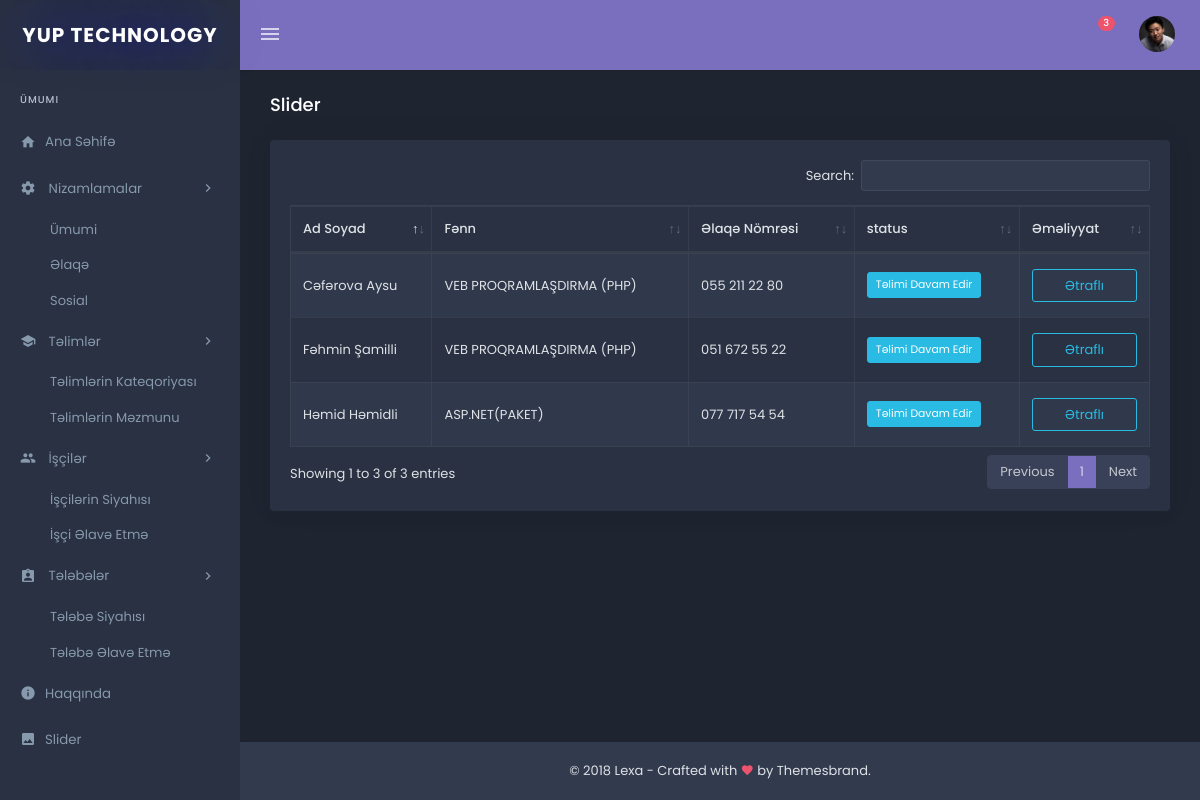
The app's page /admin/vertical-dark/telebeler.php with its own data.
### tables this page shows
CREATE TABLE `telebeler` (
  `id` int(22) UNSIGNED NOT NULL,
  `AdSoyad` varchar(150) NOT NULL,
  `sv_nomresi` varchar(20) NOT NULL,
  `tevellud` date NOT NULL,
  `uni` varchar(50) NOT NULL,
  `bas_tarix` date NOT NULL,
  `bitirdiyi_tarix` date DEFAULT NULL,
  `telim` varchar(100) NOT NULL,
  `muddeti` varchar(10) NOT NULL,
  `tel` varchar(50) NOT NULL,
  `email` varchar(150) NOT NULL,
  `unvan` varchar(250) NOT NULL,
  `Ferdi` enum('0','1') NOT NULL DEFAULT '0',
  `hef_ders_muddeti` varchar(10) NOT NULL,
  `endirim` int(2) NOT NULL,
  `muellim_rey` varchar(25) NOT NULL,
  `muellimi` varchar(50) NOT NULL,
  `sertifikat_nomresi` varchar(15) NOT NULL,
  `umumi_gosterivcisi` int(3) NOT NULL
);

### admin/settings/code/telebe.php (called while the page is built, shortened)
<?php
	$telebe = new Telebe();
	$telebeler = $telebe->Getir();
 ?>

### admin/settings/class/telebe.php (called while the page is built, shortened)
<?php
class Telebe{
	public function Getir()
	{
		global $db;
		$getir = $db->prepare("SELECT id,AdSoyad,telim,tel,bitirdiyi_tarix from telebeler");
		$getir->execute();
		$massiv = array();
		while ($sl_getir=$getir->fetch(PDO::FETCH_ASSOC)) {
			array_push($massiv,$sl_getir);
		}
		return $massiv;
	}
}
?>

### admin/vertical-dark/telebeler.php (the view, shortened to what this page needs)
<?php require_once 'header.php'; ?>
<?php require_once 'nav.php'; require_once '../settings/code/telebe.php'; ?>
<div class="content-page">
<div class="content">
   <div class="container-fluid">
      <div class="row">
         <div class="col-sm-12">
            <div class="page-title-box">
               <h4 class="page-title">Slider</h4>
            </div>
         </div>
      </div>
      <div class="row">
         <div class="col-12">
            <div class="card m-b-20">
               <div class="card-body">
                  <table id="datatable-buttons" class="table table-striped table-bordered dt-responsive nowrap" style="border-collapse: collapse; border-spacing: 0; width: 100%;">
                     <thead>
                        <tr>
                           <th>Ad Soyad</th>
                           <th>Fənn</th>
                           <th>Əlaqə Nömrəsi</th>
                           <th>status</th>
                           <th>Əməliyyat</th>
                        </tr>
                     </thead>
                     <tbody>
                        <?php for ($i=0; $i < count($telebeler) ; $i++) {  ?>
                        <tr>
                           <td><?= $telebeler[$i]['AdSoyad'] ?></td>
                           <td><?= $telebeler[$i]['telim'] ?></td>
                           <td><?= $telebeler[$i]['tel'] ?></td>
                           <td>
                              <?php if ($telebeler[$i]['bitirdiyi_tarix']==null): ?>
                                <a href="#"><button class="btn btn-info btn-sm">Təlimi Davam Edir</button></a>
                              <?php endif ?>
                           </td>
                           <td>
                             <a href="telebe-etrafli.php?etrafli=ok&id=<?= $telebeler[$i]['id'] ?>"><button class="btn btn-outline-info btn-block">Ətraflı</button></a>
                           </td>
                        </tr>
                        <?php } ?>
                     </tbody>
                  </table>
               </div>
            </div>
         </div>
      </div>
   </div>
</div>
<?php require_once 'footer.php'; ?>

### admin/vertical-dark/header.php (shortened to what this page needs)
<!DOCTYPE html>
<html lang="en">
<head>
   <?php
   require_once '../settings/class/isci.php';
   require_once '../settings/class/telebe.php';
   ?>
   <link rel="stylesheet" href="../plugins/morris/morris.css" />
   <link href="assets/css/bootstrap.min.css" rel="stylesheet" type="text/css" />
   <link href="assets/css/metismenu.min.css" rel="stylesheet" type="text/css" />
   <link href="../plugins/datatables/dataTables.bootstrap4.min.css" rel="stylesheet" type="text/css"/>
   <link href="../plugins/datatables/buttons.bootstrap4.min.css" rel="stylesheet" type="text/css"/>
   <link href="../plugins/datatables/responsive.bootstrap4.min.css" rel="stylesheet" type="text/css"/>
   <link href="assets/css/icons.css" rel="stylesheet" type="text/css" />
   <link href="assets/css/style.css" rel="stylesheet" type="text/css" />
</head>
<body>
   <div id="wrapper">
      <div class="topbar">
         <div class="topbar-left"><a href="index.php" class="logo"><span style="color: #FFF; text-shadow: 1px 1px 50px blue;"> Yup Technology </span></a></div>
         <nav class="navbar-custom">
            <ul class="navbar-right d-flex list-inline float-right mb-0">
               <li class="dropdown notification-list">
                  <a class="nav-link dropdown-toggle arrow-none waves-effect" data-toggle="dropdown" href="#" role="button" aria-haspopup="false" aria-expanded="false"><i class="ti-bell noti-icon"></i> <span class="badge badge-pill badge-danger noti-icon-badge">3</span></a>
               </li>
               <li class="dropdown notification-list">
                  <div class="dropdown notification-list nav-pro-img">
                     <a class="dropdown-toggle nav-link arrow-none waves-effect nav-user" data-toggle="dropdown" href="#" role="button" aria-haspopup="false" aria-expanded="false"><img src="assets/images/users/user-4.jpg" alt="user" class="rounded-circle"></a>
                     </div>
                  </li>
               </ul>
               <ul class="list-inline menu-left mb-0">
                  <li class="float-left"><button class="button-menu-mobile open-left waves-effect"><i class="mdi mdi-menu"></i></button></li>
               </ul>
            </nav>
         </div>

### admin/vertical-dark/nav.php (shortened to what this page needs)
<div class="left side-menu">
	<div class="slimscroll-menu" id="remove-scroll">
		<div id="sidebar-menu">
			<ul class="metismenu" id="side-menu">
				<li class="menu-title">Ümumi</li>
				<li><a href="index.php" class="waves-effect"><i class="mdi mdi-home"></i><span>Ana Səhifə</span></a></li>
				<li>
					<a href="javascript:void(0);" class="waves-effect"><i class="mdi mdi-settings"></i><span> Nizamlamalar <span class="float-right menu-arrow"><i class="mdi mdi-chevron-right"></i></span></span></a>
					<ul class="submenu">
						<li><a href="umumi-nizam.php">Ümumi</a></li>
						<li><a href="elaqe-nizam.php">Əlaqə</a></li>
						<li><a href="sosial-nizam.php">Sosial</a></li>
					</ul>
				</li>
				<li>
					<a href="javascript:void(0);" class="waves-effect"><i class="mdi mdi-school"></i><span> Təlimlər <span class="float-right menu-arrow"><i class="mdi mdi-chevron-right"></i></span></span></a>
					<ul class="submenu">
						<li><a href="telim-kateqoriyalari.php">Təlimlərin Kateqoriyası</a></li>
						<li><a href="telim-mezmunlari.php">Təlimlərin Məzmunu</a></li>
					</ul>
				</li>
				<li>
					<a href="javascript:void(0);" class="waves-effect"><i class="mdi mdi-account-multiple"></i><span> İşçilər <span class="float-right menu-arrow"><i class="mdi mdi-chevron-right"></i></span></span></a>
					<ul class="submenu">
						<li><a href="isciler.php">İşçilərin Siyahısı</a></li>
						<li><a href="isci-elave.php">İşçi Əlavə Etmə</a></li>
					</ul>
				</li>
				<li>
					<a href="javascript:void(0);" class="waves-effect"><i class="mdi mdi-clipboard-account"></i><span> Tələbələr <span class="float-right menu-arrow"><i class="mdi mdi-chevron-right"></i></span></span></a>
					<ul class="submenu">
						<li><a href="telebeler.php">Tələbə Siyahısı</a></li>
						<li><a href="telebe-elave.php">Tələbə Əlavə Etmə</a></li>
					</ul>
				</li>
				<li><a href="haqqinda.php" class="waves-effect"><i class="mdi mdi-information"></i><span>Haqqında</span></a></li>
				<li><a href="slider.php" class="waves-effect"><i class="mdi mdi-image"></i><span>Slider</span></a></li>
			</ul>
		</div>
	</div>
</div>

### admin/vertical-dark/footer.php (shortened to what this page needs)
 <footer class="footer">© 2018 Lexa - <span class="d-none d-sm-inline-block">Crafted with <i class="mdi mdi-heart text-danger"></i> by Themesbrand</span>.</footer>
</div>
</div>
</body>
</html>

### admin/vertical-dark/assets/css/style.css (style rules this page uses)
body { background-repeat:repeat;background:#1f2431;font-family:Poppins,sans-serif;color:#dee2e6;font-size:13px }
html { overflow-x:hidden;position:relative;min-height:100% }
h1,h2,h3,h4,h5,h6 { margin:10px 0 }
a { color:#ced4da }
.footer { bottom:0;text-align:center;padding:20px 30px;position:absolute;right:0;left:240px;background-color:#323a4e;-webkit-box-shadow:0 -1px 2px 0 rgba(0,0,0,.05);box-shadow:0 -1px 2px 0 rgba(0,0,0,.05) }
#wrapper { height:100%;overflow:hidden;width:100% }
.text-danger { color:#ec536c!important }
.badge { font-weight:500 }
.badge-danger { background-color:#ec536c }
.m-b-20 { margin-bottom:20px }
.waves-effect { position:relative;cursor:pointer;display:inline-block;overflow:hidden;-webkit-user-select:none;-moz-user-select:none;-ms-user-select:none;user-select:none;-webkit-tap-highlight-color:transparent }
.metismenu { padding:0 }
.metismenu ul { padding:0 }
.metismenu ul li { list-style:none }
.submenu li a { padding:8px 20px 8px 10px;color:#8699ad;display:block;-webkit-transition:all .5s;transition:all .5s }
.submenu>li>a { padding-left:50px }
.topbar { left:0;position:fixed;right:0;top:0;z-index:999 }
.topbar .topbar-left { background:#2a3142;float:left;text-align:center;height:70px;position:relative;width:240px;z-index:1 }
.topbar .topbar-left .logo { line-height:70px }
.navbar-custom { background-color:#7a6fbe;border-radius:0;margin-bottom:0;padding:0 10px 0 0;-webkit-box-shadow:0 2px 3px -2px rgba(0,0,0,.15);box-shadow:0 2px 3px -2px rgba(0,0,0,.15);margin-left:240px;min-height:70px }
.navbar-custom .nav-link { padding:0 4px }
.navbar-custom .navbar-right .dropdown-toggle:after { content:initial }
.logo { color:#2a3142!important;font-size:20px;font-weight:700;text-transform:uppercase;letter-spacing:1px }
.side-menu { width:240px;z-index:10;background:#2a3142;bottom:0;margin-top:0;padding-bottom:30px;position:fixed;top:70px }
.content-page { margin-left:240px;overflow:hidden }
.content-page .content { padding:0 15px 10px 15px;margin-top:70px;margin-bottom:60px }
.button-menu-mobile { border:none;color:rgba(255,255,255,.7);display:inline-block;height:70px;width:60px;background-color:#7a6fbe;font-size:24px }
#sidebar-menu>ul>li>a { color:#8699ad;display:block;padding:13px 20px;font-size:13.3px;position:relative;-webkit-transition:all .5s;transition:all .5s }
#sidebar-menu>ul>li>a>span { vertical-align:middle;margin-left:5px }
#sidebar-menu { padding-top:10px }
#sidebar-menu ul li a i { display:inline-block;font-size:16px;line-height:17px;vertical-align:middle;width:20px }
.menu-title { padding:12px 20px!important;letter-spacing:1px;font-size:10px;font-weight:500;text-transform:uppercase;color:#b4bfcc }
.footer { bottom:0;text-align:center!important;padding:19px 30px 20px;position:absolute;right:0;left:240px }
.notification-list .noti-icon { font-size:20px;vertical-align:middle;color:rgba(255,255,255,.7) }
.notification-list .noti-icon-badge { display:inline-block;position:absolute;top:16px;right:9px }
.notification-list .nav-link { padding:0 15px;line-height:70px }
.nav-user img { height:36px;width:36px }
.arrow-none:after { border:none;margin:0;display:none }
.nav-user img { margin-top:-3px }
.page-title-box { padding:20px 0 }
.page-title-box .page-title { font-size:18px;margin:0;line-height:30px;color:#fff }
.btn { border-radius:3px;font-size:13px }
.btn-sm { font-size:10.83333px }
.btn-blue-grey,.btn-brown,.btn-danger,.btn-dark,.btn-indigo,.btn-info,.btn-lime,.btn-orange,.btn-pink,.btn-primary,.btn-purple,.btn-success,.btn-teal,.btn-warning { color:#fff }
.btn-info { background-color:#29bbe3;border:1px solid #29bbe3 }
.btn-outline-info { color:#29bbe3;border-color:#29bbe3 }
.card { border:none;-webkit-box-shadow:0 -3px 31px 0 rgba(0,0,0,.05),0 6px 20px 0 rgba(0,0,0,.02);box-shadow:0 -3px 31px 0 rgba(0,0,0,.05),0 6px 20px 0 rgba(0,0,0,.02);margin-bottom:30px;background:#2a3142 }
th { font-weight:500 }
.table>tbody>tr>td,.table>tfoot>tr>td,.table>thead>tr>td { padding:15px 12px }
.table-hover tbody tr:hover,.table-striped tbody tr:nth-of-type(odd),.thead-default th { background-color:#30384b }
.table td,.table th { vertical-align:middle;border-color:rgba(255,255,255,.05)!important }
.dataTable { border-color:rgba(255,255,255,.07) }

### records on screen
telebeler: AdSoyad "Cəfərova Aysu", telim "VEB PROQRAMLAŞDIRMA (PHP)", tel "055 211 22 80", shows "Təlimi Davam Edir"
telebeler: AdSoyad "Fəhmin Şamilli", telim "VEB PROQRAMLAŞDIRMA (PHP)", tel "051 672 55 22", shows "Təlimi Davam Edir"
telebeler: AdSoyad "Həmid Həmidli", telim "ASP.NET(PAKET)", tel "077 717 54 54", shows "Təlimi Davam Edir"
